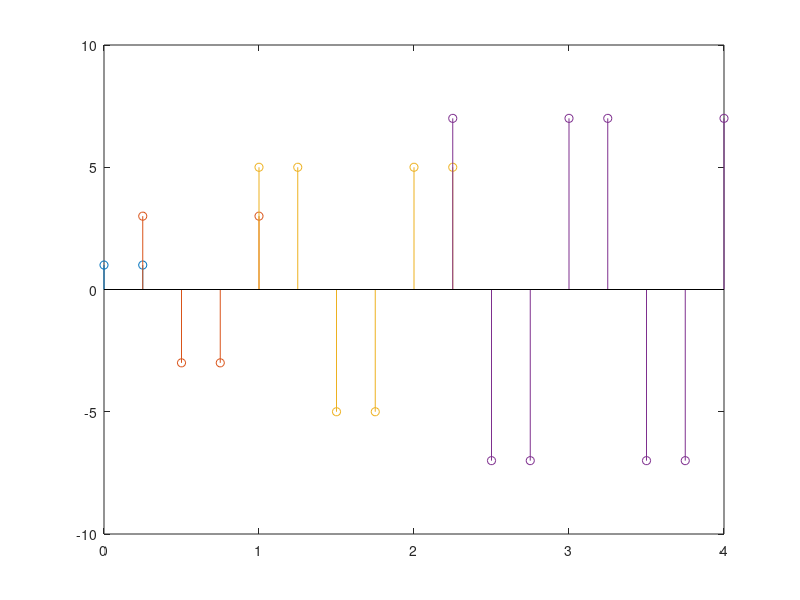

The MATLAB source for this figure:
t=0.25;
%unde t este durata fiecarui nivel
t1=0:0.25:0.25;
t2=0.25:0.25:0.25*4;
t3=1:0.25:2.25;
t4=2.25:0.25:4;
%intervalul de timp al fiecarui nivel

%valorile pe axa Oy sunt de la -5 la 5, din 2 in 2
for i=-5:2:5
s3=i*square(2*pi*t3);
end

%valorile pe axa Oy sunt de la -7 la 7, din 2 in 2
for i=-7:2:7
s4=i*square(2*pi*t4);
end

%valorile pe axa Oy sunt de la -3 la 3, din 2 in 2
for i=-3:2:3
s2=i*square(2*pi*t2);
end

%valorile pe axa Oy sunt de la -1 la 1
for i=-1:2:1
s1=i*square(2*pi*t1);
end

stem(t1,s1)
hold on 
stem(t2,s2)
hold on 
stem(t3,s3)
hold on 
stem(t4,s4)
%am afisat fiecare nivel
